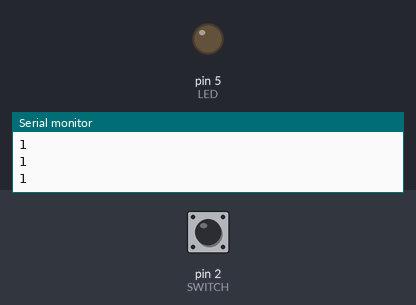
A sketch run on a simulated Arduino Uno, built with avr-gcc and run on an emulated ATmega328P. On the bench: output pins drawn as LEDs (lit = HIGH), the last lines printed to the serial monitor. The test bench sets the inputs (shaded band); at power-on: pin 2 (SWITCH) HIGH.

Above: at 1.2 s.
1.3 s: pin 2 (SWITCH) pulled LOW for 0.15 s
At 1.37 s:
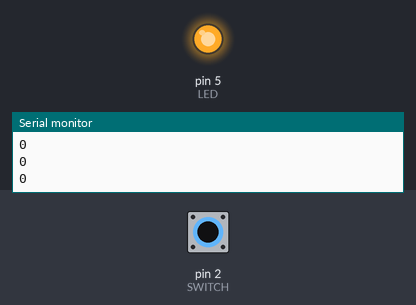
2.9 s: pin 2 (SWITCH) pulled LOW for 3.2 s
At 7.1 s:
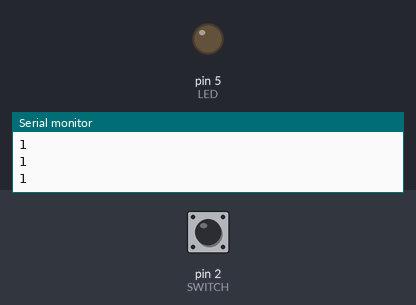
Timing chart, 0 to 8.6 s (numbered marks = the images above; inputs shaded):
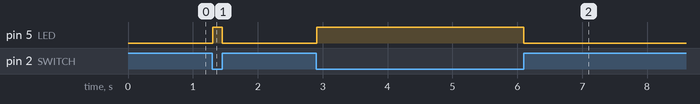

The sketch:

210331_input.ino
```cpp
int SWITCH = 2;
int LED = 5;
void setup() {

 pinMode(SWITCH,INPUT_PULLUP);
 pinMode(LED,OUTPUT);
 Serial.begin(9600);
}

void loop() {

  Serial.println(digitalRead(SWITCH));
  if(digitalRead(SWITCH))
  {
  digitalWrite(LED,LOW);
  }

  else
  {
  digitalWrite(LED,HIGH);
  }

  delay(10);
}
```

Measured:
- after the input at 1.3 s, pin 5 (LED): LOW → HIGH at once, → LOW 0.15 s later
- after the input at 2.9 s, pin 5 (LED): LOW → HIGH at once, → LOW 3.2 s later
